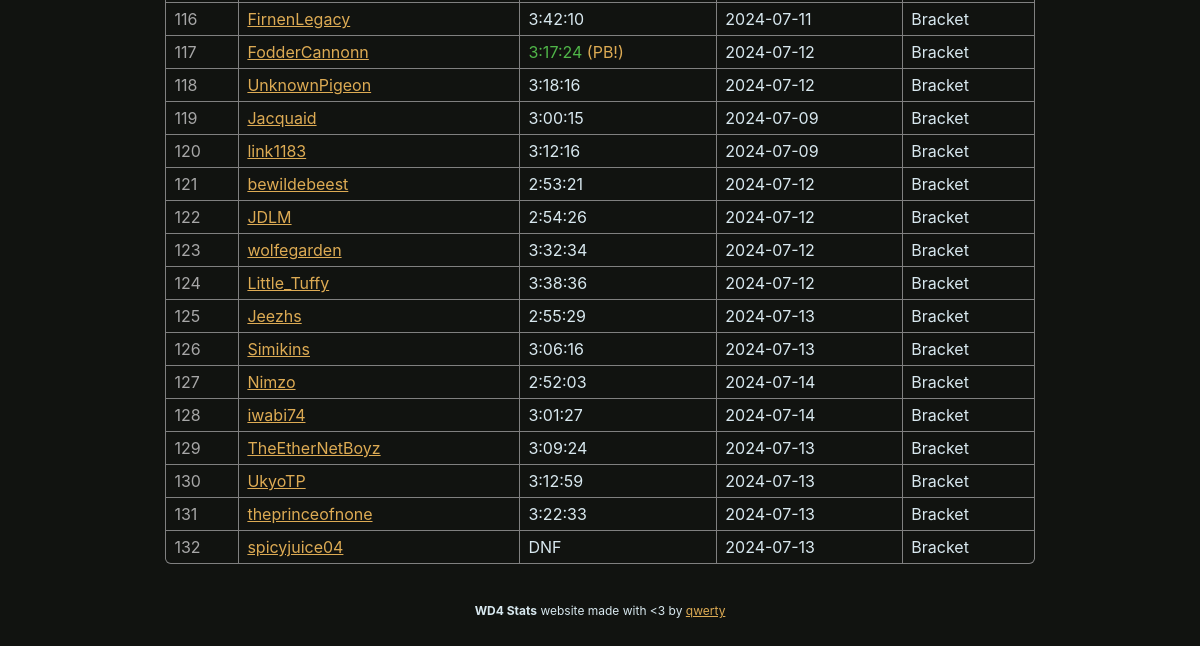
/runs (lower part), run on an earlier commit of the app's database.
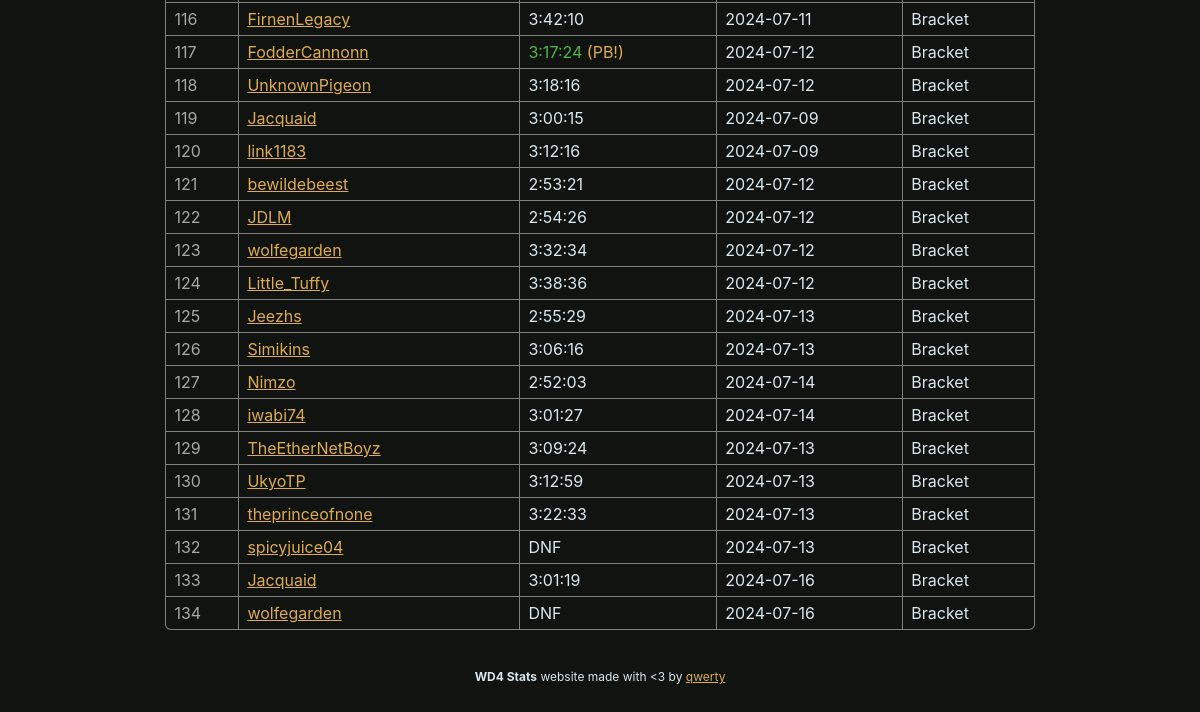
And on a later commit of the database.
### wd4.py (models this page shows, shortened)
class BaseModel(Model):
    class Meta:
        database = db

class Runs(BaseModel):
    player = CharField(32)
    time = FloatField()
    id = IntegerField()
    date = DateField()
    flags = IntegerField()
    phase = IntegerField()
    event = IntegerField()
    zelda_swoops = IntegerField()
    zelda_triangles = IntegerField()
    def format_time(self):
        return format_time(self.time) if not self.dnf() else "DNF"
    def format_phase(self):
        return ["Seeding", "Pooling", "Bracket"][self.phase]
    def dnf(self):
        return self.flags & RUN_FLAG_DNF
    def pb(self):
        return self.flags & RUN_FLAG_PB

### wd4.py (the view)
@app.route("/runs")
def page_runs():
    sort = request.args.get("sort", default="id")
    runs = Runs.select()
    if sort in Runs._meta.sorted_field_names:
        runs = runs.order_by(
            getattr(Runs, sort).asc()
        )
    return render_template("runs.html", **globals(), runs=runs, sort=sort)

### wd4.py (called while the page is built)
def format_time(time):
    return str(timedelta(seconds=time))

### templates/runs.html (shortened to what this page needs)
{% extends "layout.html" %}
{% block content %}
    <table>
        {% for run in runs %}
        <tr>
            <td style="color: var(--hint-color);">
                {{ run.id }}
            </td>
            <td>
                {{ link_name(run.player) }}
            </td>
            <td {% if run.pb() %}style="color: var(--win-color)"{% endif %}>
                {{ run.format_time() }} {% if run.pb() %}<span style="color: var(--border-color);">(PB!)</span>{% endif %}
            </td>
            <td>
                {{ run.date | string }}
            </td>
            <td>
                {{ run.format_phase() }}
            </td>
        </tr>
        {% endfor %}
    </table>
{% endblock %}

### templates/layout.html (shortened to what this page needs)
{% macro link_name(name) -%}<a href="https://speedrun.com/User/{{ name }}">{{ name }}</a>{% endmacro %}
<html lang="en">
    <head>
        <link rel="stylesheet" href="static/css/brackets-viewer.min.css" />
        <link rel="stylesheet" href="static/css/dark.css" />
    </head>
    <body>
        {% block content %}
        {% endblock %}
        <footer class="footer">
            <div style="text-align: center;">
                <strong>WD4 Stats</strong> website made with &lt;3 by <a href="https://github.com/qwertyquerty">qwerty</a>
            </div>
        </footer>
    </body>
</html>

### static/css/dark.css (style rules this page uses)
.brackets-viewer, * { --primary-background: #111310; --secondary-background: #303030; --match-background: var(--primary-background); --font-color: #d8e8ef; --win-color: #50b649; --loss-color: #de2c26; --label-color: grey; --hint-color: #a7a7a7; --connector-color: #DDDDDD; --border-color: #DDAB54; --border-hover-color: #b6b5b5; --text-size: 12px; --round-margin: 40px; --match-width: 200px; --match-horizontal-padding: 8px; --match-vertical-padding: 6px; --connector-border-width: 2px; --match-border-width: 1px; --match-border-radius: 0.3em; }
body { font-size: var(--text-size); color: var(--font-color); font-family: -apple-system,BlinkMacSystemFont,"Segoe UI",Roboto,"Helvetica Neue",Arial,"Noto Sans",sans-serif,"Apple Color Emoji","Segoe UI Emoji","Segoe UI Symbol","Noto Color Emoji"; }
table { width: 80%; margin: 40px auto; border-radius: var(--match-border-radius); border-collapse: collapse; border-style: hidden; box-shadow: 0 0 0 1px var(--label-color); }
html { background-color: #111310; }
body { padding: 50px; }

What changed in the data, as far as the page shows it:
added Runs: id "133", player "Jacquaid", format_time "3:01:19", date "2024-07-16", format_phase "Bracket"
added Runs: id "134", player "wolfegarden", format_time "DNF", date "2024-07-16", format_phase "Bracket"
